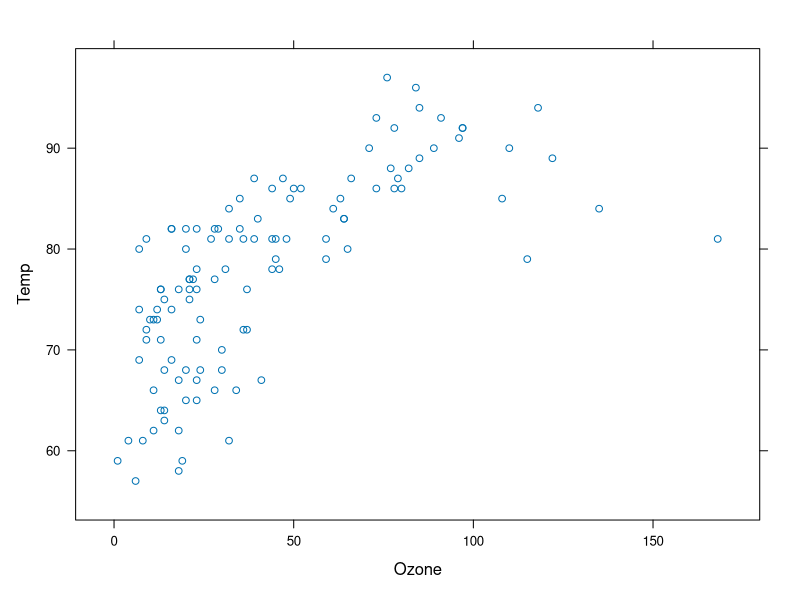
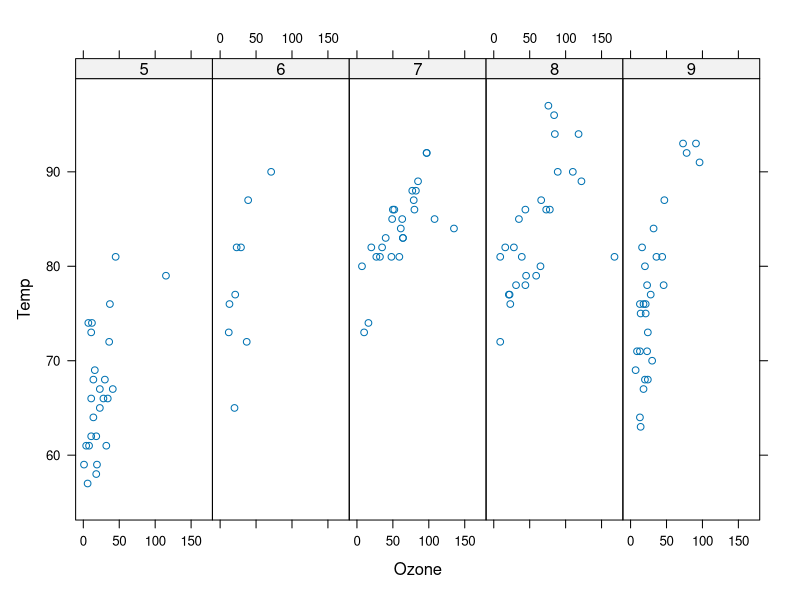
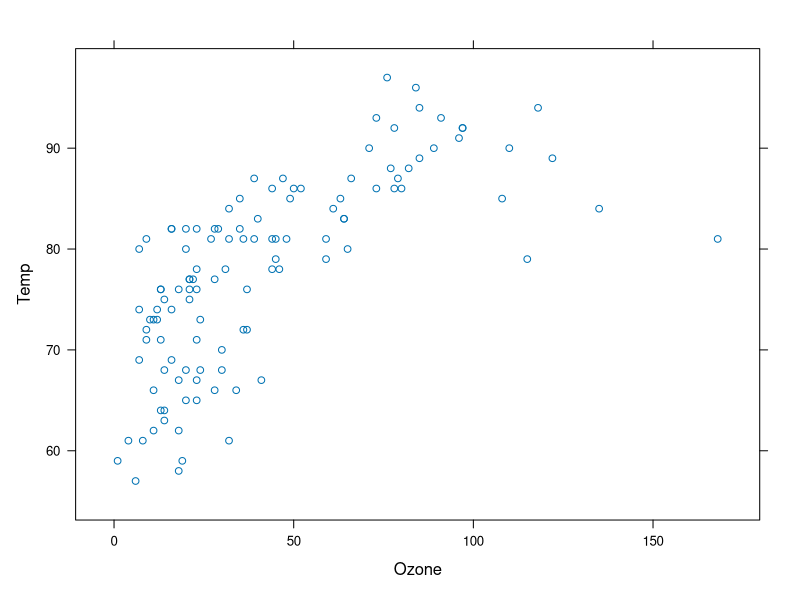
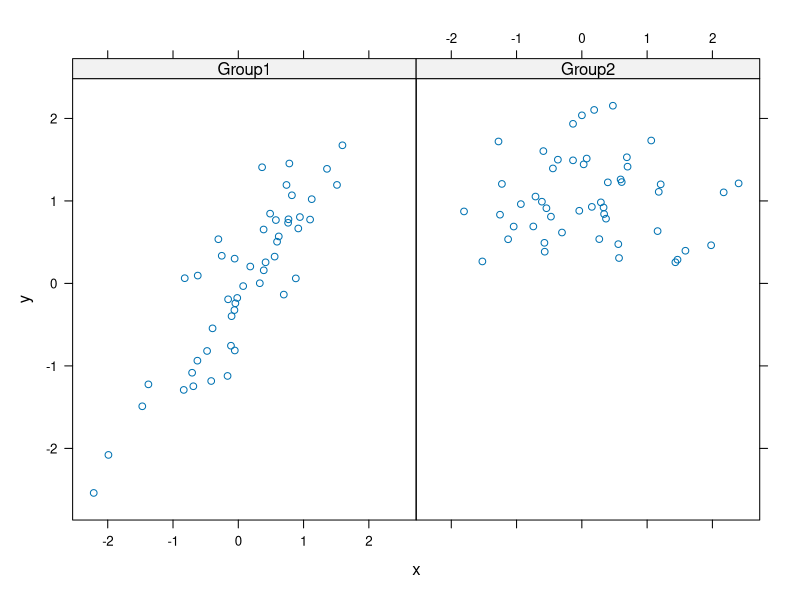
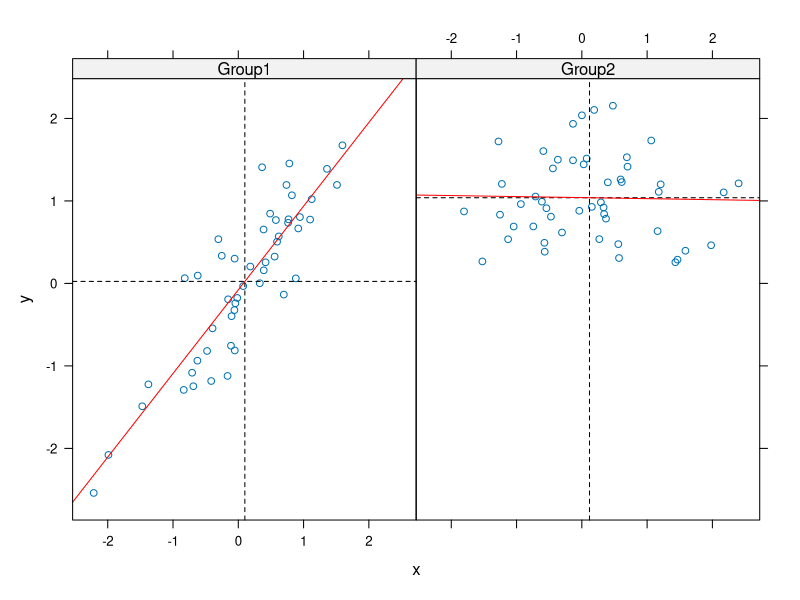

R code for these plots, in order:
#practice of Lattice
library(lattice)
xyplot(Temp~Ozone,data=airquality)
airquality$Month <- factor(airquality$Month)
xyplot(Temp~Ozone | Month,data=airquality,layout=c(5,1))
q <- xyplot(Temp~Ozone,data=airquality)
print(q)

set.seed(1)
x <- rnorm(100)
f <- rep(0:1,each=50)
y <- x + f - f*x + rnorm(100,sd=0.5)
f <- factor(f,labels=c("Group1","Group2"))
xyplot(y~x | f,layout=c(2,1))

xyplot(y~x | f,panel = function(x,y){
  panel.xyplot(x,y)
  panel.abline(v=mean(x),h=mean(y),lty=2)
  panel.lmline(x,y,col="red")
})
